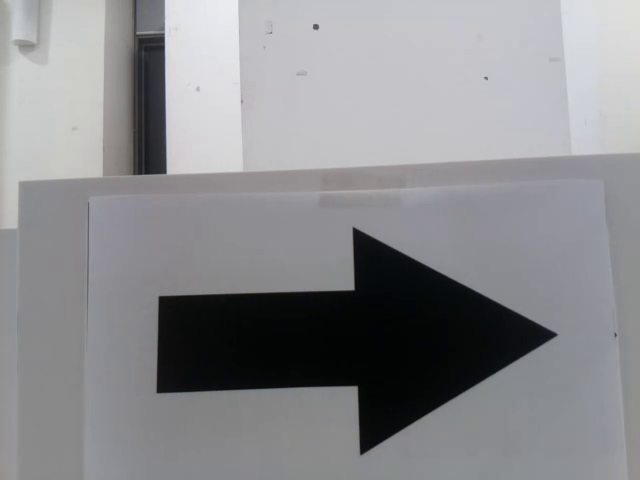
#> input picture frame 31 of Sensor/src/entrance/entr03-1.mp4, 640 x 480 px, given in place of the camera
$ python ImageProcessor.py
#> lines starting #> are read from the running program, lines starting #| are printed output that depends on the picture; after the words box and inside, x2 and y2 are one past the last pixel; in counts of white or black regions, pixels touching at a corner belong together
### Sensor/Line.py
# -*- coding: utf-8 -*-
import cv2 as cv
import numpy as np

# sys.path.append(os.path.dirname(os.path.abspath(os.path.dirname(__file__))))
# from Motion import Motion
# motion = Motion.Motion()


class Line:
    def __init__(self):
        pass

    # video = "./src/line/1003_line2.mp4"
    # cap = cv.VideoCapture(video)

    my_x:int=999

    @classmethod
    def yellow_mask(self, hsv, color_data):
        lower = np.array(color_data[0], np.uint8)
        upper = np.array(color_data[1], np.uint8)
        # print(color_data, lower, upper)
        mask = cv.inRange(hsv, lower, upper)

        kernel = cv.getStructuringElement(cv.MORPH_RECT, (3, 3))

        mask = cv.morphologyEx(mask, cv.MORPH_DILATE, kernel, iterations=3)
        mask = cv.bitwise_and(hsv, hsv, mask=mask)

        return mask

    ### 직선 인식 관련 함수 ###
    # 캐니
    @classmethod
    def canny(self, img, low, high):
        return cv.Canny(img, low, high)
    # 허프 변환

    @classmethod
    def hough_lines(self, img, rho=1, theta=1 * np.pi/180, threshold=30, min_line_len=10, max_line_gap=30):
        lines = cv.HoughLinesP(img, rho, theta, threshold, np.array([]),
                               minLineLength=min_line_len, maxLineGap=max_line_gap)
        if type(lines) == type(None):
            return 'None'
        elif lines.size < 8:
            return 'None'
        else:
            return lines

    # [160 lines left out: functions ROI, draw_lines, draw_fitline, get_fitline, get_black_fitline, is_center and 2 more, not called in this run]

    #########################################################################

### Sensor/Setting.py
# -*- coding: utf-8 -*-
# from enum import Enum, auto

class Setting:
    def __init__(self):
        pass


'''SETTING CONSTANT'''
setting = Setting()
########### LINE DETECTION ###########
# setting.YELLOW_DATA = [[20, 100, 100], [35, 255, 255]]
# setting.YELLOW_DATA = [[9, 30, 30], [20, 255, 255]] # 1206
setting.YELLOW_DATA = [[15, 150, 100], [40, 255, 255]]  # 1207
setting.YELLOW_DANGER_DATA = [[11, 70, 100], [30, 150, 255]]  # 1208
setting.VSLOPE1 = 85
setting.VSLOPE2 = 105

########### ENTRANCE PROCESSING ###########
setting.ARROW_BLUR = 7
setting.ARROW_BRIGHT = 0.0
setting.DIR_BLUR = 7
setting.DIR_KERNEL = 1

########### DANGER DETECTION ###########

# 장애물 파란색 색상 마스크 lower, upper의 [h, s, v] 값
setting.DANGER_MILKBOX_BLUE1 = [[82, 87, 30], [130, 255, 120]]
setting.DANGER_MILKBOX_BLUE2 = [[97, 30, 30], [107, 255, 190]]
setting.DANGER_MILKBOX_BLUE3 = [[82, 87, 30], [110, 255, 190]]
# setting.DANGER_MILKBOX_BLUE = [[92, 87, 30], [117, 255, 190]] # 경기장용
setting.DANGER_MILKBOX_BLUE = [[102, 30, 30], [123, 255, 210]]  # 테스트용

# 장애물 빨간색 색상 마스크 lower, upper의 [h, s, v] 값
# 실제로 hue값 가져왔을 때 167 까지 내려갔음 167 ~ 5
setting.DANGER_MILKBOX_RED1 = [[167, 77, 30], [180, 255, 189]]
setting.DANGER_MILKBOX_RED2 = [[164, 77, 30], [180, 255, 179]]
setting.DANGER_MILKBOX_RED3 = [[164, 77, 30], [180, 255, 189]]
# setting.DANGER_MILKBOX_RED = [[164, 77, 30], [190, 255, 210]] # 경기장용
setting.DANGER_MILKBOX_RED = [[164, 77, 30], [190, 255, 210]]  # 테스트용

# 알파벳 파란색 색상 마스크 lower, upper의 [h, s, v] 값
setting.ALPHABET_BLUE = [[82, 87, 30], [130, 255, 120]]
# 알파벳 빨간색 색상 마스크 lower, upper의 [h, s, v] 값
setting.ALPHABET_RED = [[167, 77, 30], [180, 255, 189]]

# 위험 지역 인식 검은 색상 마스크 lower, upper [h, s, v] 값
setting.DANGER_BLACK2 = [[0, 0, 0], [180, 255, 80]]
setting.DANGER_BLACK = [[0, 0, 0], [110, 45, 70]]

# 위험/계단 지역 판단하는 비율의 기준 (밝기 올라가면 rate threshold 값을 올려줘야하고, 어두우면 내려줘야함)
setting.DANGER_STAIR_RATE = 30
# 위험 지역 벗어났음을 판단하는 비율의 기준
setting.OUT_DANGER_RATE = 10
# 위험 지역 인식 용도 s(채도) 기준값
setting.DANGER_ROOM_S = 170
# 위험 지역 인식 용도 v(명도) 기준값
setting.DANGER_ROOM_V = 80
# 장애물 인식 용도 s(채도) 기준값
setting.DANGER_MILKBOX_S = 80
# 장애물 인식 용도 v(명도) 기준값
setting.DANGER_MILKBOX_V = 150
setting.DANGER_H_BLUE = [[82, 87, 30], [130, 255, 120]]
# 실제로 hue값 가져왔을 때 167 까지 내려갔음 167 ~ 5
setting.DANGER_H_RED = [[167, 77, 30], [180, 255, 189]]
# 장애물 들고 있음을 판단하는 비율의 기준
# 시야에서 없을 경우 HOLDING_RATE 값 0
# 시야에 있고 들고 있을 경우 파랑은 최소 15 이상, 빨강은 10 이상
setting.HOLDING_RATE = 2

# 로봇 시야에서 장애물의 위치 (9개 구역으로 나누기)
setting.MILKBOX_POS = [((0, 209), (0, 159)), ((210, 429), (0, 159)), ((430, 639), (0, 159)),
                       ((0, 209), (160, 319)), ((210, 429),
                                                (160, 319)), ((430, 639), (160, 319)),
                       ((0, 209), (320, 479)), ((210, 429), (320, 479)), ((430, 639), (320, 479))]

# morphology kernel 값
setting.MORPH_kernel = 3

########### STAIR DETECTION ###########
setting.ROOM_S = 180
setting.ROOM_V = 0

setting.STAIR_S = 50  # 계단 내려갈 때 채도 체크
setting.LINE_HIGH = 300  # 계단 올라갈 때 허프라인 위치
setting.STAIR_BLUE = [[102, 30, 30], [130, 255, 255]]  # 계단 맨 위의 파란색 hsv
setting.STAIR_GREEN = [[64, 30, 30], [84, 255, 200]]


setting.STAIR_UP = 290  # 계단 올라갈 때 채도값 설정
setting.STAIR_DOWN = 150  # 계단 내려갈 때 전진 채도값 설정

setting.ALPHABET_ROTATION = 40  # 알파벳 방향으로 회전할 때 알파벳 부분의 채도가 이거 이하여야 함.
setting.STAIR_ROTATION = 370  # 계단 지역으로 회전할 때 채도

setting.STAIR_ALPHABET_SIZE = 40000
setting.STAIR_LEVEL = 1  # 채연아 미안  merge하면서 지워졌다^^,,,,,

setting.ONE_F = 150  # 계단 1층 채도
setting.TWO_F = 250  # 계단 2층 채도
setting.THREE_F = 400  # 계단 3층 채도

# setting.top_forward = 95  # 꼭대기에서 전진 판단하는 채도
setting.top_forward = 190  # 꼭대기에서 전진 판단하는 채도
setting.top_move = 50  # 반대쪽 계단으로 떨어지지 않기 위해 안쪽으로 이동할 때 채도 값
setting.top_saturation = 630  # 현장=580

setting.STAIR_START_UP = 310
########### MOTION ###########
setting.SICK = 0

########### CURRENT ACT ###########
cur = Setting()
cur.MAP_DIRECTION = "E"  # (entr) E, W, S, N
cur.MAP_ARROW = "LEFT"  # (entr) LEFT, RIGHT
cur.AREA = ""
cur.ALPHABET_COLOR = "BLUE"  # (danger) RED, BLUE
cur.ALPHABET_NAME = None  # (danger) A, B, C, D
cur.BLACK_ROOM_LIST = ["B"]  # (exit) 지나온 위험지역 방 이름 리스트
cur.FIRST_MILKBOX_POS = None  # (danger) 0 ~ 8

### Sensor/ImageProcessor.py
# -*- coding: utf-8 -*-
import cv2 as cv
import numpy as np
import os
import time
import platform
from imutils.video import WebcamVideoStream
from imutils.video import FileVideoStream
from imutils.video import FPS


print('code: ImageProcessor.py - ## Debug')


if __name__ == "__main__":
    from Line import Line
    from Stair import Stair  # 파일명 / class이름
    from Arrow import Arrow
    from Direction import Direction
    from Danger import Danger

    from Stair import Stair
    from Setting import setting
    from DataPath import DataPath

    e_ = [cv.imread('{}sam_e{}.png'.format(DataPath.d_dirimg, x),
                    cv.IMREAD_GRAYSCALE) for x in range(1, 7)]
#> e_ = 6 items
    w_ = [cv.imread('{}sam_w{}.png'.format(DataPath.d_dirimg, x),
                    cv.IMREAD_GRAYSCALE) for x in range(1, 7)]
#> w_ = 6 items
    n_ = [cv.imread('{}sam_s{}.png'.format(DataPath.d_dirimg, x),
                    cv.IMREAD_GRAYSCALE) for x in range(1, 7)]
#> n_ = 6 items
    s_ = [cv.imread('{}sam_n{}.png'.format(DataPath.d_dirimg, x),
                    cv.IMREAD_GRAYSCALE) for x in range(1, 7)]
#> s_ = 6 items
    font_img = [cv.imread('{}/{}.jpg'.format(DataPath.d_dirfont, x),
                          cv.IMREAD_GRAYSCALE) for x in range(4)]
#> font_img = 4 items
    font_danger = [cv.imread(
        '{}/{}.jpg'.format(DataPath.d_dangerfont, x), cv.IMREAD_GRAYSCALE) for x in range(4)]
#> font_danger = 4 items
    arr_a = [cv.imread('{}a{}.png'.format(DataPath.d_alpha, x),
                       cv.IMREAD_GRAYSCALE) for x in range(4)]
#> arr_a = 4 items
    arr_b = [cv.imread('{}b{}.png'.format(DataPath.d_alpha, x),
                       cv.IMREAD_GRAYSCALE) for x in range(4)]
#> arr_b = 4 items
    arr_c = [cv.imread('{}c{}.png'.format(DataPath.d_alpha, x),
                       cv.IMREAD_GRAYSCALE) for x in range(4)]
#> arr_c = 4 items
    arr_d = [cv.imread('{}d{}.png'.format(DataPath.d_alpha, x),
                       cv.IMREAD_GRAYSCALE) for x in range(4)]
#> arr_d = 4 items

else:
    from Sensor.Stair import Stair
    from Sensor.Line import Line
    from Sensor.Arrow import Arrow
    from Sensor.Direction import Direction

    from Sensor.Danger import Danger
    from Sensor.Stair import Stair
    from Sensor.Setting import setting
    from Sensor.DataPath import DataPath

    e_ = [cv.imread('{}sam_e{}.png'.format(DataPath.r_dirimg, x),
                    cv.IMREAD_GRAYSCALE) for x in range(1, 7)]
    w_ = [cv.imread('{}sam_w{}.png'.format(DataPath.r_dirimg, x),
                    cv.IMREAD_GRAYSCALE) for x in range(1, 7)]
    n_ = [cv.imread('{}sam_s{}.png'.format(DataPath.r_dirimg, x),
                    cv.IMREAD_GRAYSCALE) for x in range(1, 7)]
    s_ = [cv.imread('{}sam_n{}.png'.format(DataPath.r_dirimg, x),
                    cv.IMREAD_GRAYSCALE) for x in range(1, 7)]
    font_img = [cv.imread('{}/{}.jpg'.format(DataPath.r_dirfont, x),
                          cv.IMREAD_GRAYSCALE) for x in range(4)]
    font_danger = [cv.imread(
        '{}/{}.jpg'.format(DataPath.r_dangerfont, x), cv.IMREAD_GRAYSCALE) for x in range(4)]
    arr_a = [cv.imread('{}a{}.png'.format(DataPath.r_alpha, x),
                       cv.IMREAD_GRAYSCALE) for x in range(4)]
    arr_b = [cv.imread('{}b{}.png'.format(DataPath.r_alpha, x),
                       cv.IMREAD_GRAYSCALE) for x in range(4)]
    arr_c = [cv.imread('{}c{}.png'.format(DataPath.r_alpha, x),
                       cv.IMREAD_GRAYSCALE) for x in range(4)]
    arr_d = [cv.imread('{}d{}.png'.format(DataPath.r_alpha, x),
                       cv.IMREAD_GRAYSCALE) for x in range(4)]


class ImageProccessor:
    def __init__(self, video: str = ""):
        print("init_imgprocessor")

        if video and os.path.exists(video):
            self._cam = FileVideoStream(path=video).start()
        else:
            print('# image processor #', platform.system())
            if platform.system() == "Linux":
                print('eee')
                self._cam = WebcamVideoStream(src=-1).start()
            else:
                self._cam = WebcamVideoStream(src=0).start()
            # cv.imshow("show", self._cam.read())

            print('Acquire Camera ')

        self.fps = FPS()  # FPS
        print(self.fps)  # debuging: fps
        shape = (self.height, self.width, _) = self.get_img().shape
        print("Shape :: ", shape)  # debuging: image shape => height, width
        time.sleep(2)

    ########### 이미지 불러오기 ###########
    def get_img(self, show=False):
#> called with show = False
        img = self._cam.read()
#> img is the input picture: shape (480, 640, 3); mean B, G, R 142.6, 139.5, 139.4
#> in __init__, `shape = (self.height, self.width, _) = self.get_img().shape`: shape = (480, 640, 3); self.height = 480; self.width = 640
#| Shape ::  (480, 640, 3)
        # 이미지를 받아오지 못하면 종료
        if img is None:
            exit()

        # 이미지를 받아오면 화면에 띄움
        if show:
            cv.imshow("imageProcessor-get_img", img)
            cv.waitKey(1)
        return img

    ########### 기본 공용 함수 ###########
    def blur(self, img, val):
#> called with val = 7
        return cv.GaussianBlur(img, (val, val), 1)

    def light(self, img, val):  # 밝기
        arr = np.full(img.shape, (val, val, val), np.uint8)
        return cv.add(img, arr)

    def bright(self, img, alpha):  # 명도
#> called with alpha = 1.5
        return np.clip((1+alpha)*img - 128*alpha, 0, 255).astype(np.uint8)
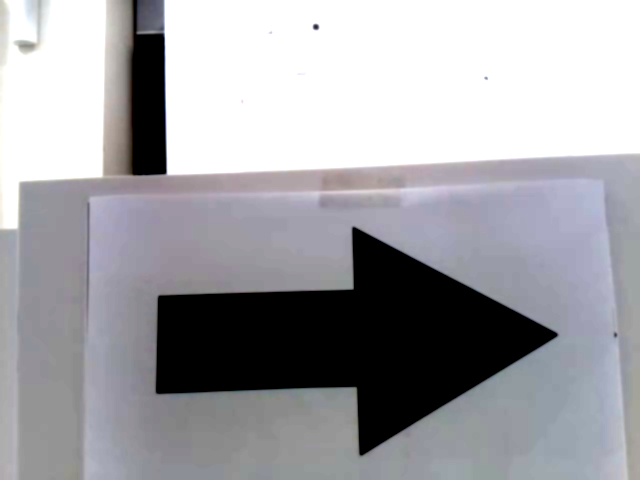
#> returned value: shape (480, 640, 3); mean of channels 0, 1, 2 167, 162.5, 162.7; drawn as B, G, R

    def correction(self, img, blur=7, light=0, bright=0.0):
        img = self.blur(img, blur)
        img = self.light(img, light)
        img = self.bright(img, bright)
        return img

    def RGB2GRAY(self, img):
        return cv.cvtColor(img, cv.COLOR_RGB2GRAY)

    def HSV2BGR(self, hsv):  # hsv 포맷 이미지를 파라미터로 받음
        return cv.cvtColor(hsv, cv.COLOR_HSV2BGR)

    def hsv_mask(self, img):
        hsv = cv.cvtColor(img, cv.COLOR_BGR2HSV)
#> hsv: shape (480, 640, 3); mean H, S, V 54, 9.8, 167.6
        return hsv

    # [297 lines left out: functions mophorlogy, get_s_mask, get_v_mask, get_color_mask, is_line_horizon_vertical, line_state, not called in this run]

    def is_yellow(self, show=False):
        img = self.get_img()
        origin = img.copy()
        img = self.correction(img, 7, 0, 1.5) # 1.5~2.0
        hsv = self.hsv_mask(img)
        h, s, v = cv.split(hsv)
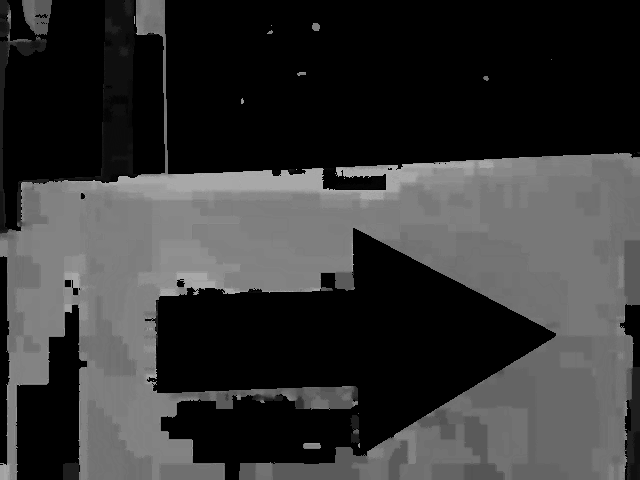
#> h: shape (480, 640); min 0, max 178, mean 54
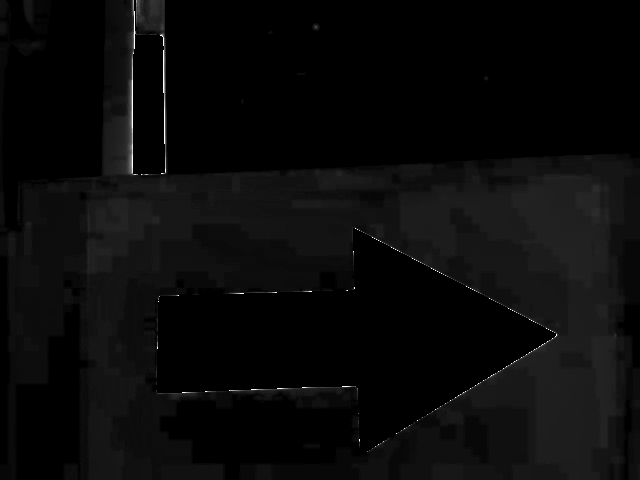
#> s: shape (480, 640); min 0, max 255, mean 9.8
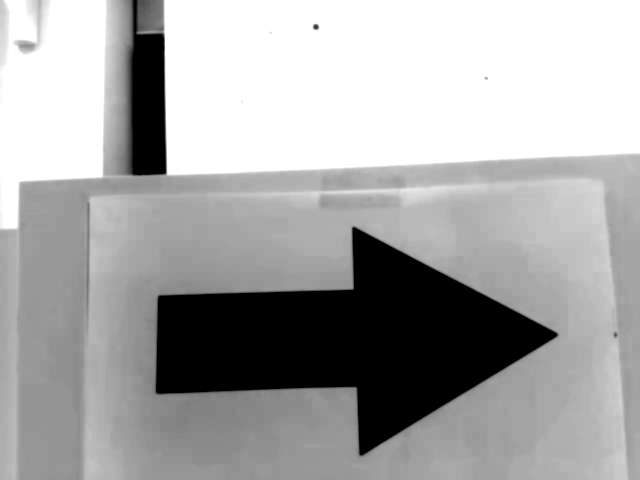
#> v: shape (480, 640); min 0, max 255, mean 167.6

        _, th_s = cv.threshold(s, 120, 255, cv.THRESH_BINARY+cv.THRESH_OTSU)
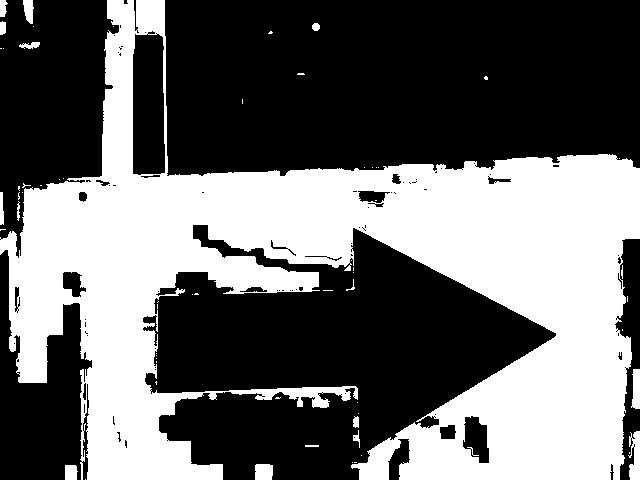
#> th_s: shape (480, 640); 41.2% white; 62 white regions (45 under 20 px), largest, box (x1, y1, x2, y2) and area: (0, 0, 640, 480) 124286, (628, 431, 640, 480) 420, (631, 369, 640, 409) 289
        _, th_v = cv.threshold(v, 100, 255, cv.THRESH_BINARY_INV+cv.THRESH_OTSU)
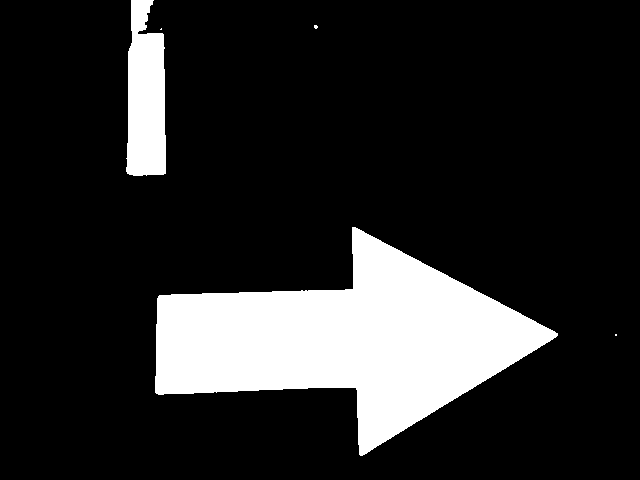
#> th_v: shape (480, 640); 16.1% white; 5 white regions (3 under 20 px), largest, box (x1, y1, x2, y2) and area: (155, 227, 558, 456) 43587, (126, 0, 166, 176) 5798
        th_mask = cv.bitwise_or(th_s, th_v)
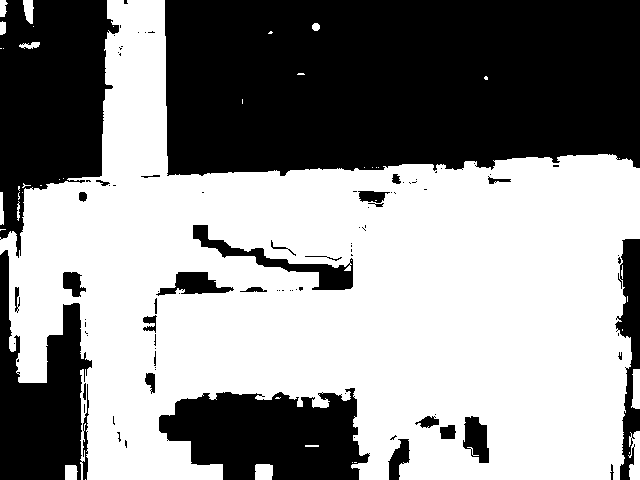
#> th_mask: shape (480, 640); 56.4% white; 95 black regions (65 under 20 px), largest, box (x1, y1, x2, y2) and area: (165, 0, 640, 176) 78506, (0, 0, 119, 258) 19858, (159, 388, 370, 480) 14043

        dst = cv.bitwise_and(hsv, hsv, mask=th_mask)
#> dst: shape (480, 640, 3); mean H, S, V 47.7, 9.3, 68.9
        # line_mask = Line.yellow_mask(hsv, setting.YELLOW_DATA)
        line_mask = Line.yellow_mask(dst, setting.YELLOW_DATA)
        line_mask = self.HSV2BGR(line_mask)
        line_gray = self.RGB2GRAY(line_mask)
        line_gray = self.RGB2GRAY(line_mask)

        line_arr = Line.hough_lines(line_gray)   # 허프 변환
#> in hough_lines, `lines = cv.HoughLinesP(img, rho, theta, threshold, np.array([]), minLi..`: lines = None
#> line_arr = 'None'
        line_arr = np.squeeze(line_arr)

        if show:
            cv.imshow("show", origin)
            cv.imshow("tmp", line_mask)
            cv.waitKey(1) & 0xFF == ord('q')

        if line_arr != 'None':
            print('FIND YELLOW :: True')
            state, horizon_arr, vertical_arr = Line.slope_filter(
                line_arr, black=True)
            h_line, v_line = Line.get_black_fitline(
                origin, horizon_arr), Line.get_black_fitline(origin, vertical_arr)
            v_slope, h_slope = None, None
            if v_line:
                Line.draw_fitline(origin, v_line, [0, 255, 255])  # Debug
                v_slope = int(Line.slope_cal(v_line))
            if h_line:
                Line.draw_fitline(origin, h_line, [0, 255, 0])  # Debug
                h_slope = int(Line.slope_cal(h_line))
            print(state, v_slope, h_slope)
            return state, h_slope, v_slope
            # return True
        else:
            print('FIND YELLOW :: False')
            return "None", None, None

    # [216 lines left out: functions is_yellow_danger, get_arrow, get_ewsn, is_danger, get_alphabet_color, get_alphabet_name and 1 more, not called in this run]

    # 장애물을 떨어트리지 않고 여전히 들고 있는 지에 대한 체크
    def is_holding_milkbox(self, color, show=False):
        img = self.get_img()
        return Danger.is_holding_milkbox(img, color, show)  # [return] T/F

    # 장애물 위치 파악을 위한 함수
    # [4 lines left out: function get_milkbox_pos, not called in this run]

    # 장애물 집을 지 말 지 결정하는 함수 (7번 위치에서 충분히 가까운지)
    def can_hold_milkbox(self, color):
        img = self.get_img()
        return Danger.can_hold_milkbox(img, color)

    # 장애물 집을 지 말 지 결정하는 함수 (7번 위치에서 충분히 가까운지)
    # [248 lines left out: functions get_milkbox_mask, first_rotation, second_rotation, rect, alphabet_center_check, stair_top and 5 more, not called in this run]

    def stair_obstacle(self):
        img = self.get_img()
        return Stair.in_stair_obstacle(self, img)  # True가 나오면 치워
    ############# STAIR PROCESSING #############


if __name__ == "__main__":
    # img_processor = ImageProccessor(video=DataPath.m20)
    # img_processor = ImageProccessor(video=DataPath.t1)

    img_processor = ImageProccessor()
    # img_processor = ImageProccessor(video=DataPath.stair06)

    ### Debug Run ###
    while True:
        # img_processor.get_arrow(show=True)
        # img_processor.get_ewsn(show=True)
        # img_processor.black_line(show=True)
        img_processor.is_yellow(show=True)
        # [25 lines of commented-out code are left out]

        if cv.waitKey(1) & 0xFF == ord('q'):
#> (key q is pressed here)
            break

$ run again, starting later in the video
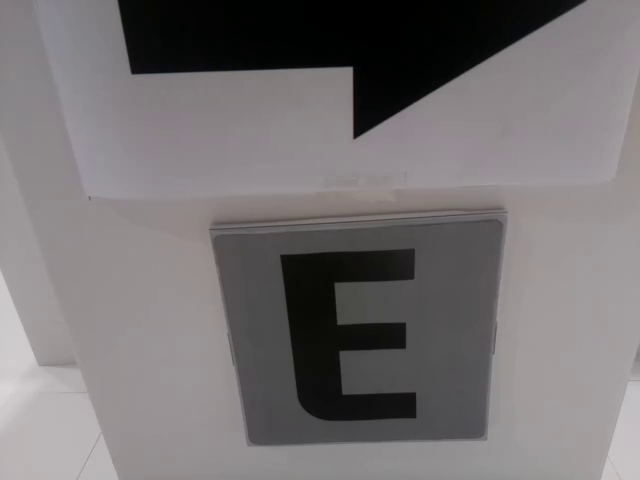
#> input picture frame 141 of Sensor/src/entrance/entr03-1.mp4, 640 x 480 px, given in place of the camera
#> e_ = 6 items
#> font_img = 4 items
#> in get_img, img is the input picture: shape (480, 640, 3); mean B, G, R 115.6, 114.1, 118.1
#> shape = (480, 640, 3); self.height = 480; self.width = 640
#| Shape ::  (480, 640, 3)
#> hsv: shape (480, 640, 3); mean H, S, V 85.5, 24.7, 128.3
#> in is_yellow, `_, th_s = cv.threshold(s, 120, 255, cv.THRESH_BINARY+cv.THRESH_OTSU)`:
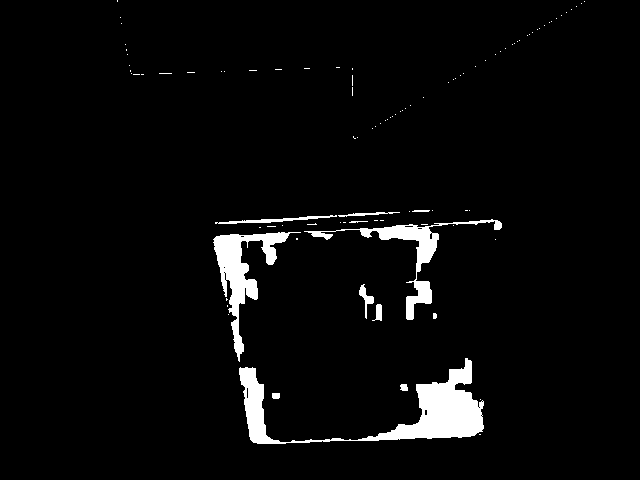
#> th_s: shape (480, 640); 3.8% white; 99 white regions (87 under 20 px), largest, box (x1, y1, x2, y2) and area: (239, 358, 484, 444) 5641, (213, 232, 301, 362) 2832, (304, 219, 502, 320) 2222
#> in is_yellow, `_, th_v = cv.threshold(v, 100, 255, cv.THRESH_BINARY_INV+cv.THRESH_OTSU)`:
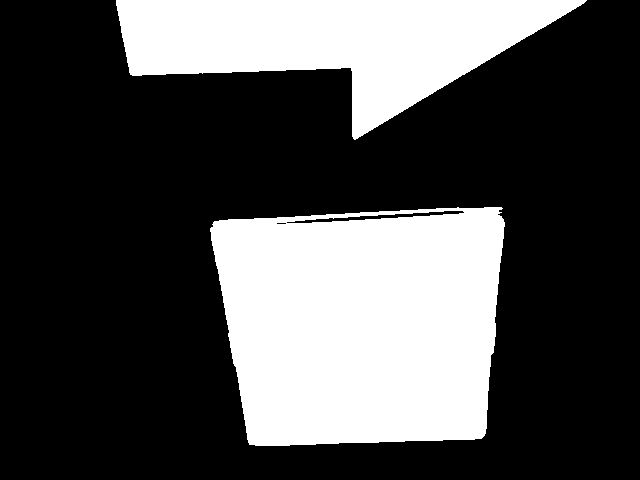
#> th_v: shape (480, 640); 30.6% white; 2 white regions, box (x1, y1, x2, y2) and area: (210, 207, 505, 446) 60745, (116, 0, 587, 140) 33374
#> dst: shape (480, 640, 3); mean H, S, V 10.7, 10.5, 2.3
#> lines = None
#> line_arr = 'None'
